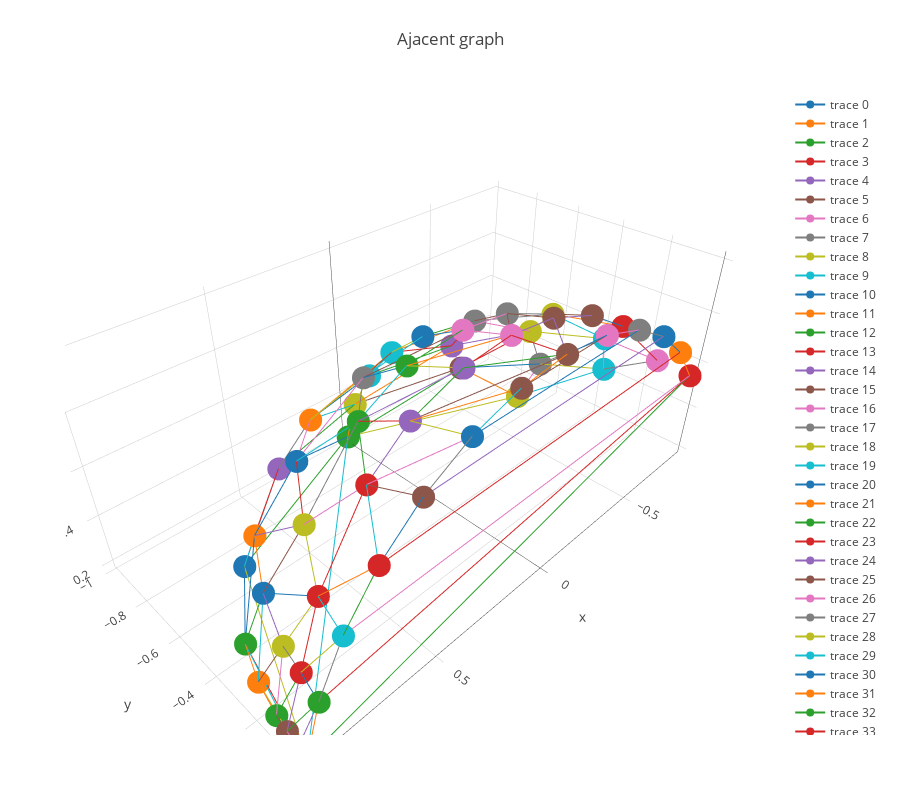

The cell this chart's notebook holds for it:
### Code cell
layout = go.Layout(
    title='Ajacent graph',
    autosize=True,
    width=900,
    height=800,
    margin=dict(
        l=65,
        r=50,
        b=65,
        t=90
    )
)


fig = go.Figure(data=traces, layout=layout)
iplot(fig, filename='spatial')

### Figure 1 — Plotly figure (JSON) as saved in the notebook; plotly's stock layout.template omitted (floating-point values rounded to 4 significant figures)
{"data": [{"type": "scatter3d", "x": [0, -0.1951], "y": [0, -6.758e-08], "z": [1, 0.9808]}, {"type": "scatter3d", "x": [0, 0.1951], "y": [0, 0], "z": [1, 0.9808]}, {"type": "scatter3d", "x": [0, 0.2028], "y": [0, -0.1946], "z": [1, 0.9597]}, {"type": "scatter3d", "x": [0, 6.375e-08], "y": [0, -0.1951], "z": [1, 0.9808]}, {"type": "scatter3d", "x": [0, -0.2028], "y": [0, -0.1946], "z": [1, 0.9597]}, {"type": "scatter3d", "x": [0, 0.4137], "y": [0, -0.1901], "z": [1, 0.8903]}, {"type": "scatter3d", "x": [-0.8321, -0.7071], "y": [-0.3548, -0.3015], "z": [0.4264, 0.6396]}, {"type": "scatter3d", "x": [-0.8321, -0.8069], "y": [-0.3548, -0.1248], "z": [0.4264, 0.5773]}, {"type": "scatter3d", "x": [-0.8321, -0.7071], "y": [-0.3548, -0.5774], "z": [0.4264, 0.4082]}, {"type": "scatter3d", "x": [-0.8321, -0.7071], "y": [-0.3548, -0.6786], "z": [0.4264, 0.1988]}, {"type": "scatter3d", "x": [-0.5907, -0.4137], "y": [-0.1705, -0.1901], "z": [0.7887, 0.8903]}, {"type": "scatter3d", "x": [-0.5907, -0.4472], "y": [-0.1705, -0.3651], "z": [0.7887, 0.8165]}, {"type": "scatter3d", "x": [-0.5907, -0.7071], "y": [-0.1705, -0.3015], "z": [0.7887, 0.6396]}, {"type": "scatter3d", "x": [-0.5907, -0.8069], "y": [-0.1705, -0.1248], "z": [0.7887, 0.5773]}, {"type": "scatter3d", "x": [-0.4137, -0.2028], "y": [-0.1901, -0.1946], "z": [0.8903, 0.9597]}, {"type": "scatter3d", "x": [-0.4137, -0.4472], "y": [-0.1901, -0.3651], "z": [0.8903, 0.8165]}, {"type": "scatter3d", "x": [-0.7071, -0.8069], "y": [-0.3015, -0.1248], "z": [0.6396, 0.5773]}, {"type": "scatter3d", "x": [-0.7071, -0.7071], "y": [-0.3015, -0.5774], "z": [0.6396, 0.4082]}, {"type": "scatter3d", "x": [-0.7071, -0.5547], "y": [-0.3015, -0.5322], "z": [0.6396, 0.6396]}, {"type": "scatter3d", "x": [-0.7071, -0.4472], "y": [-0.3015, -0.3651], "z": [0.6396, 0.8165]}, {"type": "scatter3d", "x": [-0.4587, -0.7071], "y": [-0.7911, -0.5774], "z": [0.4046, 0.4082]}, {"type": "scatter3d", "x": [-0.4587, -0.7071], "y": [-0.7911, -0.6786], "z": [0.4046, 0.1988]}, {"type": "scatter3d", "x": [-0.4587, 3.205e-07], "y": [-0.7911, -0.9808], "z": [0.4046, 0.1951]}, {"type": "scatter3d", "x": [-0.4587, -0.5547], "y": [-0.7911, -0.5322], "z": [0.4046, 0.6396]}, {"type": "scatter3d", "x": [-0.4587, -0.3437], "y": [-0.7911, -0.7406], "z": [0.4046, 0.5773]}, {"type": "scatter3d", "x": [-0.4587, 3.019e-07], "y": [-0.7911, -0.9239], "z": [0.4046, 0.3827]}, {"type": "scatter3d", "x": [-0.7071, -0.7071], "y": [-0.5774, -0.6786], "z": [0.4082, 0.1988]}, {"type": "scatter3d", "x": [-0.7071, -0.5547], "y": [-0.5774, -0.5322], "z": [0.4082, 0.6396]}, {"type": "scatter3d", "x": [-0.7071, 3.205e-07], "y": [-0.6786, -0.9808], "z": [0.1988, 0.1951]}, {"type": "scatter3d", "x": [3.205e-07, 0.9808], "y": [-0.9808, 0], "z": [0.1951, 0.1951]}, {"type": "scatter3d", "x": [3.205e-07, 0.4587], "y": [-0.9808, -0.7911], "z": [0.1951, 0.4046]}, {"type": "scatter3d", "x": [3.205e-07, 3.019e-07], "y": [-0.9808, -0.9239], "z": [0.1951, 0.3827]}, {"type": "scatter3d", "x": [3.205e-07, 0.7071], "y": [-0.9808, -0.6786], "z": [0.1951, 0.1988]}, {"type": "scatter3d", "x": [-0.2028, -0.4472], "y": [-0.1946, -0.3651], "z": [0.9597, 0.8165]}, {"type": "scatter3d", "x": [-0.2028, 6.375e-08], "y": [-0.1946, -0.1951], "z": [0.9597, 0.9808]}, {"type": "scatter3d", "x": [-0.2028, -0.2284], "y": [-0.1946, -0.3939], "z": [0.9597, 0.8903]}, {"type": "scatter3d", "x": [0.3827, 0.5907], "y": [0, -0.1705], "z": [0.9239, 0.7887]}, {"type": "scatter3d", "x": [0.3827, 0.5556], "y": [0, 0], "z": [0.9239, 0.8315]}, {"type": "scatter3d", "x": [0.3827, 0.4137], "y": [0, -0.1901], "z": [0.9239, 0.8903]}, {"type": "scatter3d", "x": [0.3827, 0.1951], "y": [0, 0], "z": [0.9239, 0.9808]}, {"type": "scatter3d", "x": [0.3827, -0.3827], "y": [0, -1.326e-07], "z": [0.9239, 0.9239]}, {"type": "scatter3d", "x": [0.4137, 0.1951], "y": [-0.1901, 0], "z": [0.8903, 0.9808]}, {"type": "scatter3d", "x": [0.4137, 0.2028], "y": [-0.1901, -0.1946], "z": [0.8903, 0.9597]}, {"type": "scatter3d", "x": [0.4137, 0.4472], "y": [-0.1901, -0.3651], "z": [0.8903, 0.8165]}, {"type": "scatter3d", "x": [0.4137, 0.5907], "y": [-0.1901, -0.1705], "z": [0.8903, 0.7887]}, {"type": "scatter3d", "x": [0.1951, -0.1951], "y": [0, -6.758e-08], "z": [0.9808, 0.9808]}, {"type": "scatter3d", "x": [-0.3827, -0.1951], "y": [-1.326e-07, -6.758e-08], "z": [0.9239, 0.9808]}, {"type": "scatter3d", "x": [-0.3827, -0.5556], "y": [-1.326e-07, -1.925e-07], "z": [0.9239, 0.8315]}, {"type": "scatter3d", "x": [0.2284, 0.2028], "y": [-0.3939, -0.1946], "z": [0.8903, 0.9597]}, {"type": "scatter3d", "x": [0.2284, 0.4472], "y": [-0.3939, -0.3651], "z": [0.8903, 0.8165]}, {"type": "scatter3d", "x": [0.2284, 0.2588], "y": [-0.3939, -0.5577], "z": [0.8903, 0.7887]}, {"type": "scatter3d", "x": [0.2284, 6.375e-08], "y": [-0.3939, -0.1951], "z": [0.8903, 0.9808]}, {"type": "scatter3d", "x": [0.2284, 1.251e-07], "y": [-0.3939, -0.3827], "z": [0.8903, 0.9239]}, {"type": "scatter3d", "x": [0.2028, 6.375e-08], "y": [-0.1946, -0.1951], "z": [0.9597, 0.9808]}, {"type": "scatter3d", "x": [0.2028, 0.4472], "y": [-0.1946, -0.3651], "z": [0.9597, 0.8165]}, {"type": "scatter3d", "x": [6.375e-08, -0.2284], "y": [-0.1951, -0.3939], "z": [0.9808, 0.8903]}, {"type": "scatter3d", "x": [6.375e-08, 1.251e-07], "y": [-0.1951, -0.3827], "z": [0.9808, 0.9239]}, {"type": "scatter3d", "x": [0.7071, 0.4587], "y": [-0.6786, -0.7911], "z": [0.1988, 0.4046]}, {"type": "scatter3d", "x": [0.7071, 0.9808], "y": [-0.6786, 0], "z": [0.1988, 0.1951]}, {"type": "scatter3d", "x": [0.7071, 0.7071], "y": [-0.6786, -0.5774], "z": [0.1988, 0.4082]}, {"type": "scatter3d", "x": [0.7071, 0.8886], "y": [-0.6786, -0.4084], "z": [0.1988, 0.2088]}, {"type": "scatter3d", "x": [-0.2588, 2.311e-07], "y": [-0.5577, -0.7071], "z": [0.7887, 0.7071]}, {"type": "scatter3d", "x": [-0.2588, 1.816e-07], "y": [-0.5577, -0.5556], "z": [0.7887, 0.8315]}, {"type": "scatter3d", "x": [-0.2588, -0.3437], "y": [-0.5577, -0.7406], "z": [0.7887, 0.5773]}, {"type": "scatter3d", "x": [-0.2588, 1.251e-07], "y": [-0.5577, -0.3827], "z": [0.7887, 0.9239]}, {"type": "scatter3d", "x": [-0.2588, -0.2284], "y": [-0.5577, -0.3939], "z": [0.7887, 0.8903]}, {"type": "scatter3d", "x": [-0.2588, -0.5547], "y": [-0.5577, -0.5322], "z": [0.7887, 0.6396]}, {"type": "scatter3d", "x": [-0.2588, -0.4472], "y": [-0.5577, -0.3651], "z": [0.7887, 0.8165]}, {"type": "scatter3d", "x": [1.816e-07, 2.311e-07], "y": [-0.5556, -0.7071], "z": [0.8315, 0.7071]}, {"type": "scatter3d", "x": [1.816e-07, 0.2588], "y": [-0.5556, -0.5577], "z": [0.8315, 0.7887]}, {"type": "scatter3d", "x": [1.816e-07, 1.251e-07], "y": [-0.5556, -0.3827], "z": [0.8315, 0.9239]}, {"type": "scatter3d", "x": [-0.3437, 3.019e-07], "y": [-0.7406, -0.9239], "z": [0.5773, 0.3827]}, {"type": "scatter3d", "x": [-0.3437, 2.717e-07], "y": [-0.7406, -0.8315], "z": [0.5773, 0.5556]}, {"type": "scatter3d", "x": [-0.3437, 2.311e-07], "y": [-0.7406, -0.7071], "z": [0.5773, 0.7071]}, {"type": "scatter3d", "x": [-0.3437, -0.5547], "y": [-0.7406, -0.5322], "z": [0.5773, 0.6396]}, {"type": "scatter3d", "x": [1.251e-07, 0.2588], "y": [-0.3827, -0.5577], "z": [0.9239, 0.7887]}, {"type": "scatter3d", "x": [1.251e-07, -0.2284], "y": [-0.3827, -0.3939], "z": [0.9239, 0.8903]}, {"type": "scatter3d", "x": [-0.2284, -0.4472], "y": [-0.3939, -0.3651], "z": [0.8903, 0.8165]}, {"type": "scatter3d", "x": [-0.5547, -0.4472], "y": [-0.5322, -0.3651], "z": [0.6396, 0.8165]}, {"type": "scatter3d", "x": [0.7071, 0.5907], "y": [0, -0.1705], "z": [0.7071, 0.7887]}, {"type": "scatter3d", "x": [0.7071, 0.5556], "y": [0, 0], "z": [0.7071, 0.8315]}, {"type": "scatter3d", "x": [0.7071, 0.8069], "y": [0, -0.1248], "z": [0.7071, 0.5773]}, {"type": "scatter3d", "x": [0.7071, 0.8315], "y": [0, 0], "z": [0.7071, 0.5556]}, {"type": "scatter3d", "x": [0.7071, -0.7071], "y": [0, -2.449e-07], "z": [0.7071, 0.7071]}, {"type": "scatter3d", "x": [0.5556, -0.5556], "y": [0, -1.925e-07], "z": [0.8315, 0.8315]}, {"type": "scatter3d", "x": [0.5556, 0.5907], "y": [0, -0.1705], "z": [0.8315, 0.7887]}, {"type": "scatter3d", "x": [0.8315, -0.8315], "y": [0, -2.88e-07], "z": [0.5556, 0.5556]}, {"type": "scatter3d", "x": [0.8315, 0.9239], "y": [0, 0], "z": [0.5556, 0.3827]}, {"type": "scatter3d", "x": [0.8315, 0.9104], "y": [0, -0.08641], "z": [0.5556, 0.4046]}, {"type": "scatter3d", "x": [0.8315, 0.8069], "y": [0, -0.1248], "z": [0.5556, 0.5773]}, {"type": "scatter3d", "x": [-0.7071, -0.5556], "y": [-2.449e-07, -1.925e-07], "z": [0.7071, 0.8315]}, {"type": "scatter3d", "x": [-0.7071, -0.8315], "y": [-2.449e-07, -2.88e-07], "z": [0.7071, 0.5556]}, {"type": "scatter3d", "x": [-0.8315, 0.9808], "y": [-2.88e-07, 0], "z": [0.5556, 0.1951]}, {"type": "scatter3d", "x": [-0.8315, 0.9239], "y": [-2.88e-07, 0], "z": [0.5556, 0.3827]}, {"type": "scatter3d", "x": [0.9792, 0.9239], "y": [-0.04031, 0], "z": [0.1988, 0.3827]}, {"type": "scatter3d", "x": [0.9792, 0.9808], "y": [-0.04031, 0], "z": [0.1988, 0.1951]}, {"type": "scatter3d", "x": [0.9792, 0.9736], "y": [-0.04031, -0.0924], "z": [0.1988, 0.2088]}, {"type": "scatter3d", "x": [0.9792, 0.9659], "y": [-0.04031, -0.1494], "z": [0.1988, 0.2113]}, {"type": "scatter3d", "x": [0.9792, 0.9391], "y": [-0.04031, -0.2711], "z": [0.1988, 0.2113]}, {"type": "scatter3d", "x": [0.9792, 0.8886], "y": [-0.04031, -0.4084], "z": [0.1988, 0.2088]}, {"type": "scatter3d", "x": [0.9239, 0.9104], "y": [0, -0.08641], "z": [0.3827, 0.4046]}, {"type": "scatter3d", "x": [0.9239, 0.9808], "y": [0, 0], "z": [0.3827, 0.1951]}, {"type": "scatter3d", "x": [0.9239, 0.9736], "y": [0, -0.0924], "z": [0.3827, 0.2088]}, {"type": "scatter3d", "x": [0.9808, 0.8886], "y": [0, -0.4084], "z": [0.1951, 0.2088]}, {"type": "scatter3d", "x": [0.9736, 0.9104], "y": [-0.0924, -0.08641], "z": [0.2088, 0.4046]}, {"type": "scatter3d", "x": [0.9736, 0.9659], "y": [-0.0924, -0.1494], "z": [0.2088, 0.2113]}, {"type": "scatter3d", "x": [0.3437, 0.5547], "y": [-0.7406, -0.5322], "z": [0.5773, 0.6396]}, {"type": "scatter3d", "x": [0.3437, 0.4587], "y": [-0.7406, -0.7911], "z": [0.5773, 0.4046]}, {"type": "scatter3d", "x": [0.3437, 0.2588], "y": [-0.7406, -0.5577], "z": [0.5773, 0.7887]}, {"type": "scatter3d", "x": [0.3437, 3.019e-07], "y": [-0.7406, -0.9239], "z": [0.5773, 0.3827]}, {"type": "scatter3d", "x": [0.3437, 2.717e-07], "y": [-0.7406, -0.8315], "z": [0.5773, 0.5556]}, {"type": "scatter3d", "x": [0.3437, 2.311e-07], "y": [-0.7406, -0.7071], "z": [0.5773, 0.7071]}, {"type": "scatter3d", "x": [0.4587, 3.019e-07], "y": [-0.7911, -0.9239], "z": [0.4046, 0.3827]}, {"type": "scatter3d", "x": [0.4587, 0.7071], "y": [-0.7911, -0.5774], "z": [0.4046, 0.4082]}, {"type": "scatter3d", "x": [0.4587, 0.5547], "y": [-0.7911, -0.5322], "z": [0.4046, 0.6396]}, {"type": "scatter3d", "x": [0.2588, 2.311e-07], "y": [-0.5577, -0.7071], "z": [0.7887, 0.7071]}, {"type": "scatter3d", "x": [0.2588, 0.5547], "y": [-0.5577, -0.5322], "z": [0.7887, 0.6396]}, {"type": "scatter3d", "x": [0.2588, 0.4472], "y": [-0.5577, -0.3651], "z": [0.7887, 0.8165]}, {"type": "scatter3d", "x": [3.019e-07, 2.717e-07], "y": [-0.9239, -0.8315], "z": [0.3827, 0.5556]}, {"type": "scatter3d", "x": [2.717e-07, 2.311e-07], "y": [-0.8315, -0.7071], "z": [0.5556, 0.7071]}, {"type": "scatter3d", "x": [0.8886, 0.7071], "y": [-0.4084, -0.5774], "z": [0.2088, 0.4082]}, {"type": "scatter3d", "x": [0.8886, 0.9391], "y": [-0.4084, -0.2711], "z": [0.2088, 0.2113]}, {"type": "scatter3d", "x": [0.8886, 0.8321], "y": [-0.4084, -0.3548], "z": [0.2088, 0.4264]}, {"type": "scatter3d", "x": [0.7071, 0.5547], "y": [-0.3015, -0.5322], "z": [0.6396, 0.6396]}, {"type": "scatter3d", "x": [0.7071, 0.7071], "y": [-0.3015, -0.5774], "z": [0.6396, 0.4082]}, {"type": "scatter3d", "x": [0.7071, 0.8321], "y": [-0.3015, -0.3548], "z": [0.6396, 0.4264]}, {"type": "scatter3d", "x": [0.7071, 0.5907], "y": [-0.3015, -0.1705], "z": [0.6396, 0.7887]}, {"type": "scatter3d", "x": [0.7071, 0.4472], "y": [-0.3015, -0.3651], "z": [0.6396, 0.8165]}, {"type": "scatter3d", "x": [0.7071, 0.8069], "y": [-0.3015, -0.1248], "z": [0.6396, 0.5773]}, {"type": "scatter3d", "x": [0.5547, 0.4472], "y": [-0.5322, -0.3651], "z": [0.6396, 0.8165]}, {"type": "scatter3d", "x": [0.5547, 0.7071], "y": [-0.5322, -0.5774], "z": [0.6396, 0.4082]}, {"type": "scatter3d", "x": [0.7071, 0.8321], "y": [-0.5774, -0.3548], "z": [0.4082, 0.4264]}, {"type": "scatter3d", "x": [0.5907, 0.4472], "y": [-0.1705, -0.3651], "z": [0.7887, 0.8165]}, {"type": "scatter3d", "x": [0.5907, 0.8069], "y": [-0.1705, -0.1248], "z": [0.7887, 0.5773]}, {"type": "scatter3d", "x": [0.8944, 0.8321], "y": [-0.1826, -0.3548], "z": [0.4082, 0.4264]}, {"type": "scatter3d", "x": [0.8944, 0.9391], "y": [-0.1826, -0.2711], "z": [0.4082, 0.2113]}, {"type": "scatter3d", "x": [0.8944, 0.9659], "y": [-0.1826, -0.1494], "z": [0.4082, 0.2113]}, {"type": "scatter3d", "x": [0.8944, 0.9104], "y": [-0.1826, -0.08641], "z": [0.4082, 0.4046]}, {"type": "scatter3d", "x": [0.8944, 0.8069], "y": [-0.1826, -0.1248], "z": [0.4082, 0.5773]}, {"type": "scatter3d", "x": [0.8321, 0.9391], "y": [-0.3548, -0.2711], "z": [0.4264, 0.2113]}, {"type": "scatter3d", "x": [0.8321, 0.8069], "y": [-0.3548, -0.1248], "z": [0.4264, 0.5773]}, {"type": "scatter3d", "x": [0.9391, 0.9659], "y": [-0.2711, -0.1494], "z": [0.2113, 0.2113]}, {"type": "scatter3d", "x": [0.9659, 0.9104], "y": [-0.1494, -0.08641], "z": [0.2113, 0.4046]}, {"type": "scatter3d", "x": [0.9104, 0.8069], "y": [-0.08641, -0.1248], "z": [0.4046, 0.5773]}], "layout": {"autosize": true, "height": 800, "margin": {"b": 65, "l": 65, "r": 50, "t": 90}, "title": "Ajacent graph", "width": 900}}
